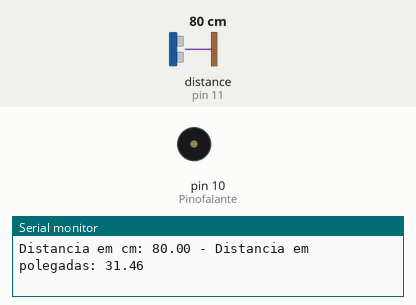
This sketch was run on a simulated Arduino Uno, built with avr-gcc and run on an emulated ATmega328P. Parts: buzzer (waves = sounding), the last lines printed to the serial monitor. Inputs (shaded band) come from the test bench; at power-on: distance to the obstacle (sensor on pin 11) 80 cm. The echo pulse lasts 58.3 µs per cm.

Above: at 1.8 s.
1.9 s: distance to the obstacle (sensor on pin 11) set to 33 cm
3.4 s: distance to the obstacle (sensor on pin 11) set to 27 cm
At 4.28 s:
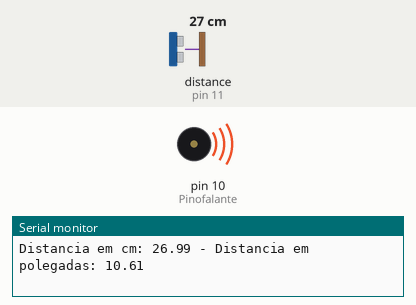
7.5 s: distance to the obstacle (sensor on pin 11) set to 35 cm
At 8.0 s:
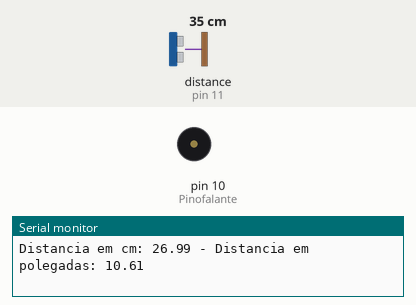
Timing chart, 0 to 10.5 s (numbered marks = the images above; inputs shaded):
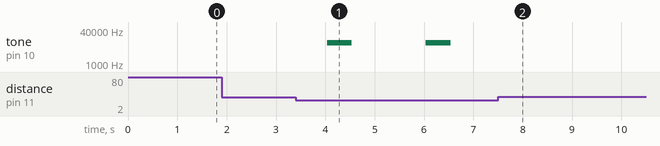

Measured:
- the behaviour switches between 30 and 29 cm on distance to the obstacle (sensor on pin 11) (found by bisection; images 0 and 1)
- after the input at 3.4 s, tone on pin 10 (Pinofalante): alternates 10000 Hz for 0.50 s and silent for 1.5 s, starting after 0.64 s
- after the input at 7.5 s, tone on pin 10 (Pinofalante): stops changing and stays silent

The sketch:

sensor_ultrasonico.ino
```cpp
//Carrega a biblioteca do sensor ultrassonico
#include <Ultrasonic.h>
//Define os pinos para o trigger e echo
#define pino_trigger 12
#define pino_echo 11

int tempo = 500;
int frequencia = 0;

int Pinofalante = 10;
//Inicializa o sensor nos pinos definidos acima
Ultrasonic ultrasonic(pino_trigger, pino_echo);
 void setup()
{
  pinMode(Pinofalante,OUTPUT);
  Serial.begin(9600);
  Serial.println("Lendo dados do sensor...");
}
void loop()
{
//Le as informacoes do sensor, em cm e pol
  float cmMsec, inMsec;
  long microsec = ultrasonic.timing();
  cmMsec = ultrasonic.convert(microsec, Ultrasonic::CM);
  inMsec = ultrasonic.convert(microsec, Ultrasonic::IN);
  //Exibe informacoes no serial monitor
  Serial.print("Distancia em cm: ");
  Serial.print(cmMsec);
  Serial.print(" - Distancia em polegadas: ");
  Serial.println(inMsec);
  if(cmMsec<=5){
    int frequencia3 = 10000;
    tone(Pinofalante,frequencia3,tempo);
    delay(1);
  }else if(cmMsec>5 && cmMsec<30 ){
    int frequencia2 = 10000;
    tone(Pinofalante,frequencia2,tempo);
    delay(1000);
  }
  delay(1000);
}
```
